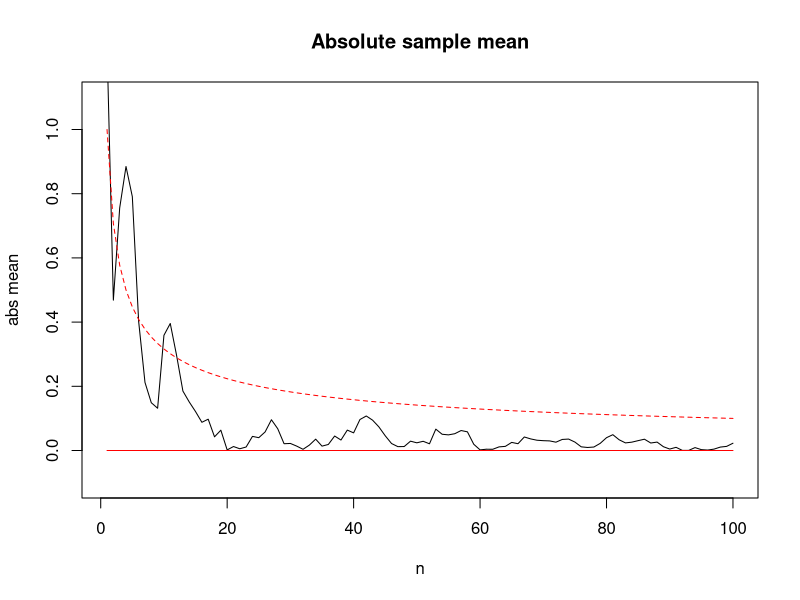

Reproduce this figure in R.
## ---- chunk 1
set.seed(0)
## ---- chunk 2
n <- 100
x <- rnorm(n)
y <- rep(0, n)

for (i in 1:n) {
  y[i] <- mean(x[1:i])
}

x_axis = 1:n
plot(x_axis, abs(y), type='l', ylim=c(-0.1, +1.1), 
     main='Absolute sample mean', xlab='n', ylab='abs mean')
lines(c(1, n), c(0, 0), col='red')
lines(x_axis, +x_axis^(-1/2), col='red', lty='dashed')

## ---- chunk 3

## ---- chunk 4

## ---- chunk 5

## ---- chunk 6

## ---- chunk 7

## ---- chunk 8

## ---- chunk 9

## ---- chunk 10

## ---- chunk 11

